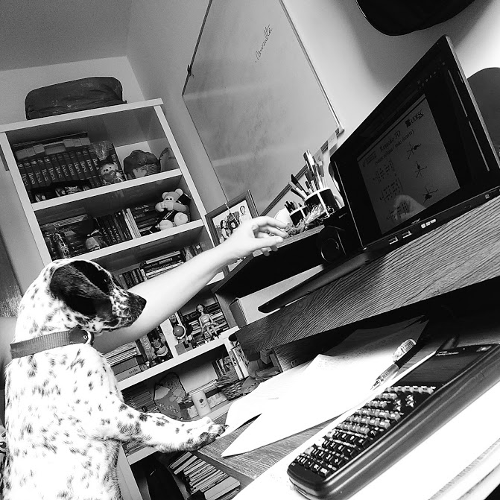
//> input picture images/pingo.png, 500 x 500 px
$ ./rotate_translation   (built with g++ and OpenCV 4)
//> lines starting //> are read from the running program, lines starting //| are printed output that depends on the picture
#include <iostream>
#include <vector>
#include <opencv2/opencv.hpp>

using namespace cv;
using namespace std;

Mat rotate(Mat image, double angle) {
    Mat dst;
    Point2f pt(image.cols/2., image.rows/2.);
    Mat r = getRotationMatrix2D(pt, angle, 1.0); //rotação
    warpAffine(image, dst, r, Size(image.cols, image.rows)); //rotacionando

    return dst;
}

Mat translation(Mat image, double dx, double dy) {
    Mat dst;

    Mat deslocamento = (Mat_<double>(2,3) << 1, 0, dx, 0, 1, dy);
    //translação
    warpAffine(image, dst, deslocamento, image.size());

    return dst;
}

int main(int argc, char** argv) {
    Mat image;
    image= imread("../images/pingo.png",CV_LOAD_IMAGE_GRAYSCALE);
//> image is the input picture: 500 rows x 500 cols, CV_8UC1; min 0, max 255, mean 124.9

    image = translation(image,100,300);
//> in translation, `warpAffine(image, dst, deslocamento, image.size());`:
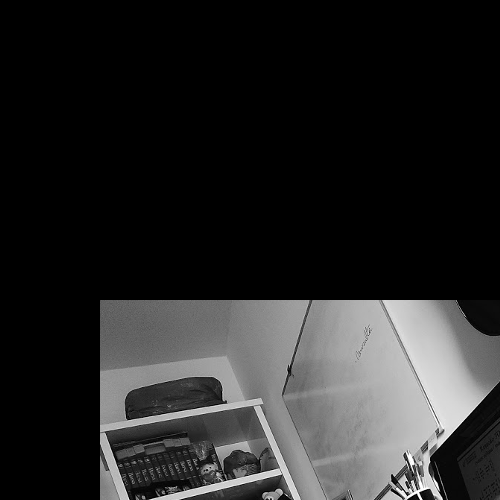
//> dst: 500 rows x 500 cols, CV_8UC1; min 0, max 255, mean 38.6
    image = rotate(image, 10);
//> in rotate, `warpAffine(image, dst, r, Size(image.cols, image.rows));`:
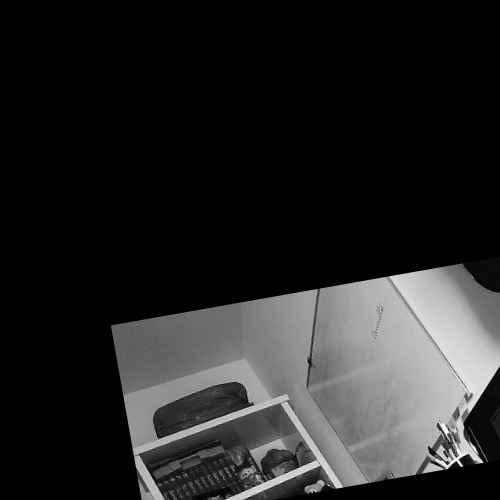
//> dst: 500 rows x 500 cols, CV_8UC1; min 0, max 255, mean 37.3

    imshow("janela1", image);
    waitKey();

    return 0;
}

$ run again, with images/homo1.png copied over images/pingo.png
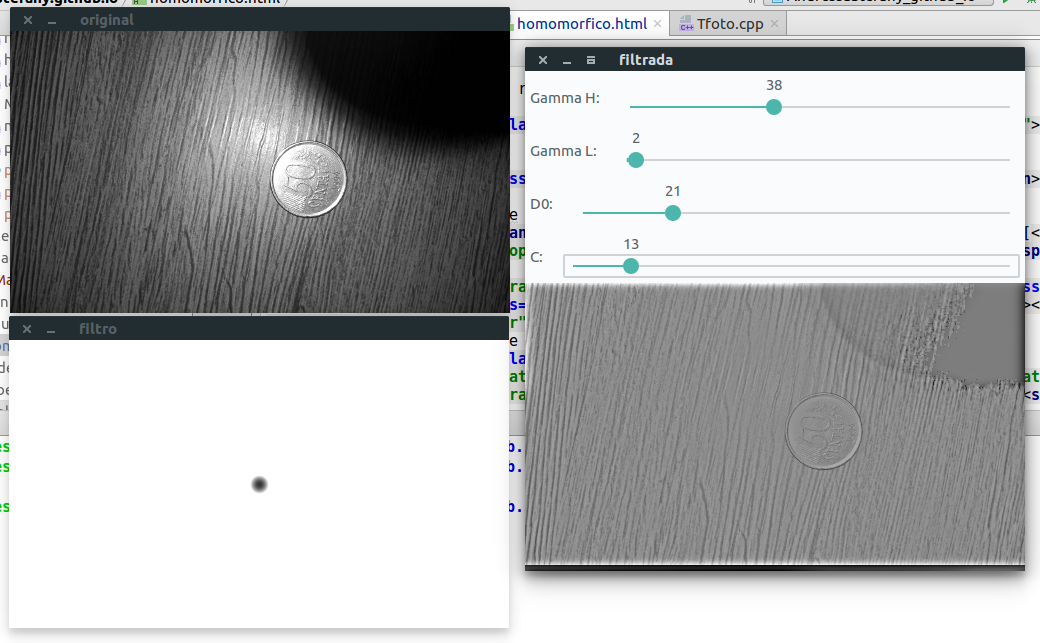
//> input picture images/homo1.png, 1040 x 643 px
//> in translation, `warpAffine(image, dst, deslocamento, image.size());`:
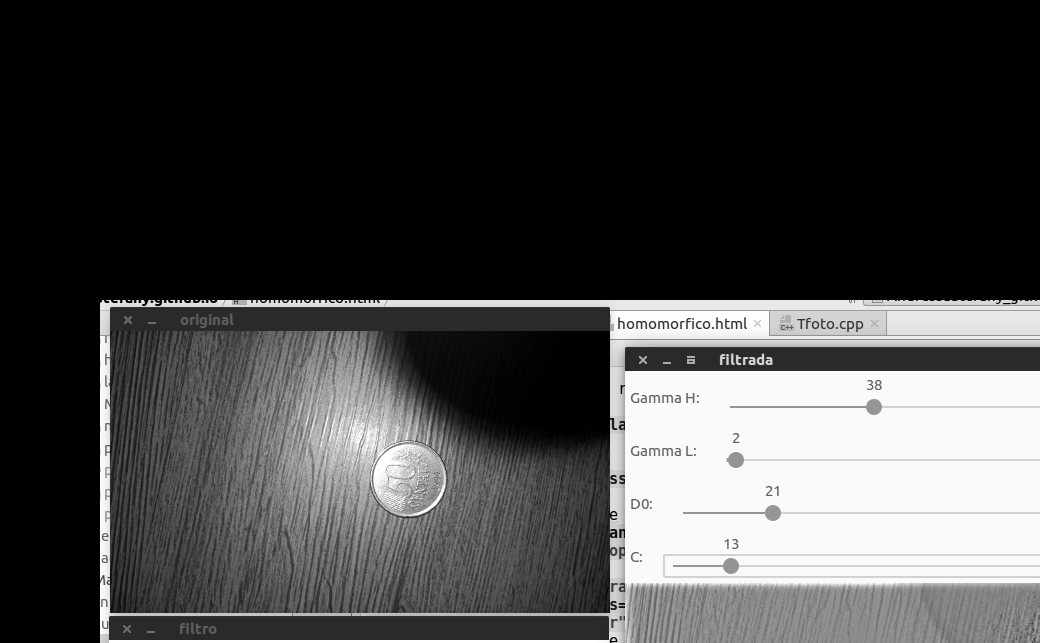
//> dst: 643 rows x 1040 cols, CV_8UC1; min 0, max 255, mean 67.8
//> in rotate, `warpAffine(image, dst, r, Size(image.cols, image.rows));`:
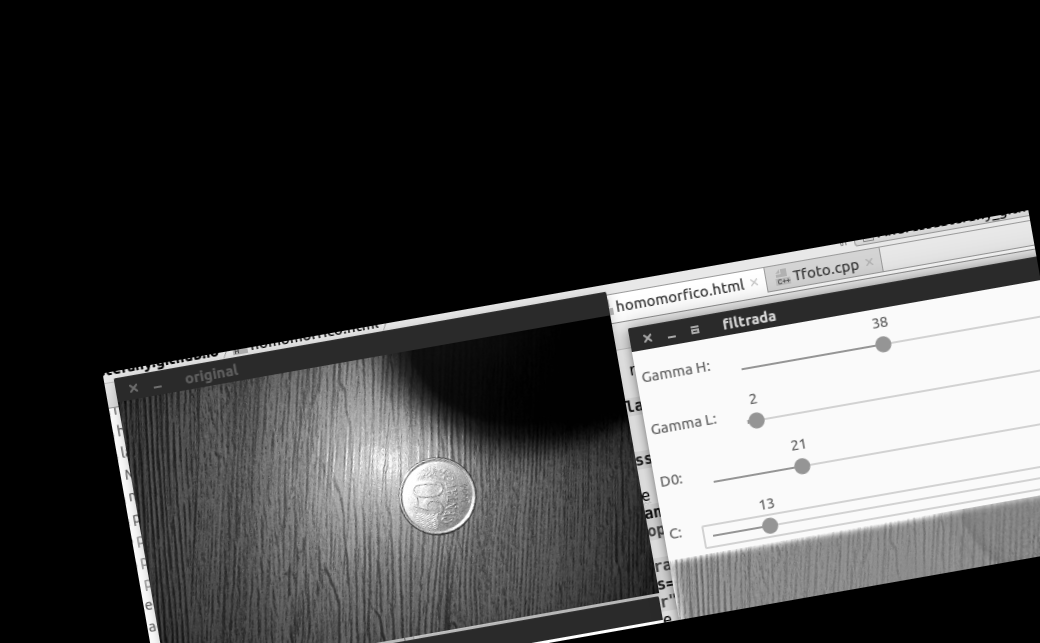
//> dst: 643 rows x 1040 cols, CV_8UC1; min 0, max 255, mean 64.2

$ run again, with images/homo2.png copied over images/pingo.png
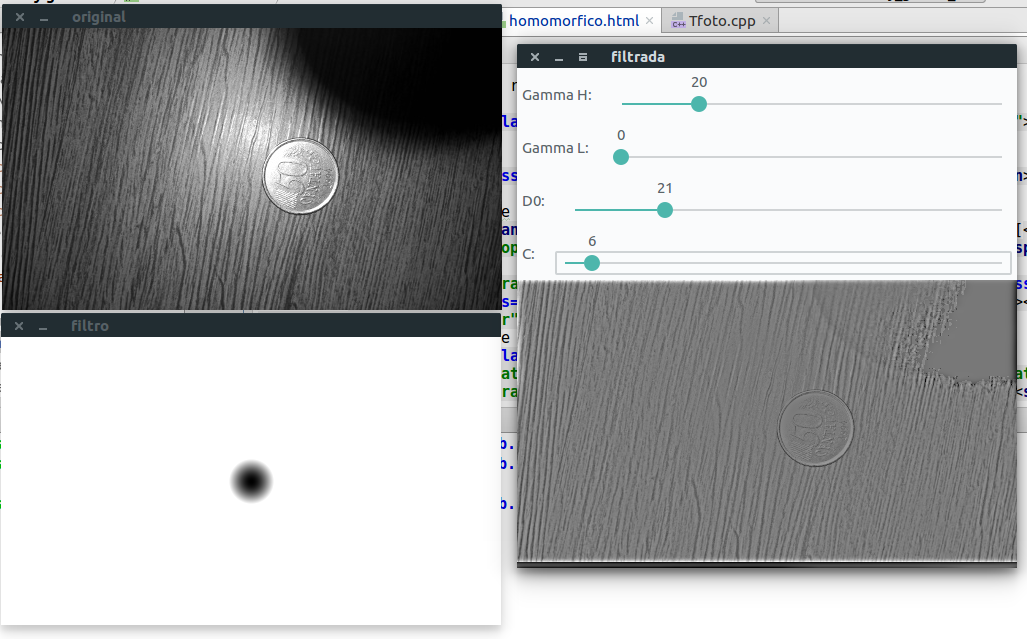
//> input picture images/homo2.png, 1027 x 639 px
//> in translation, `warpAffine(image, dst, deslocamento, image.size());`:
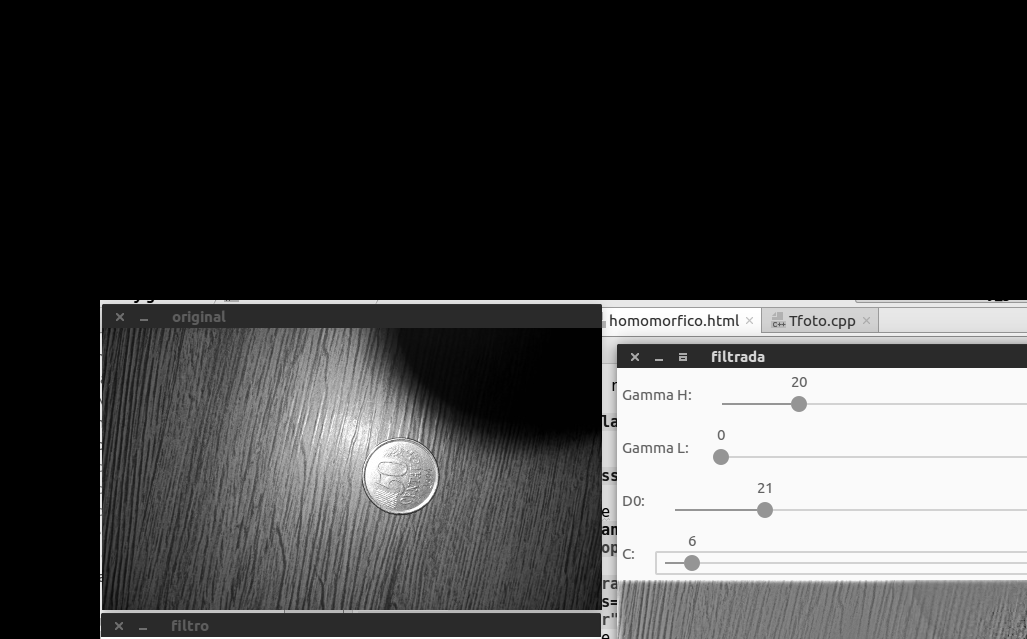
//> dst: 639 rows x 1027 cols, CV_8UC1; min 0, max 255, mean 66
//> in rotate, `warpAffine(image, dst, r, Size(image.cols, image.rows));`:
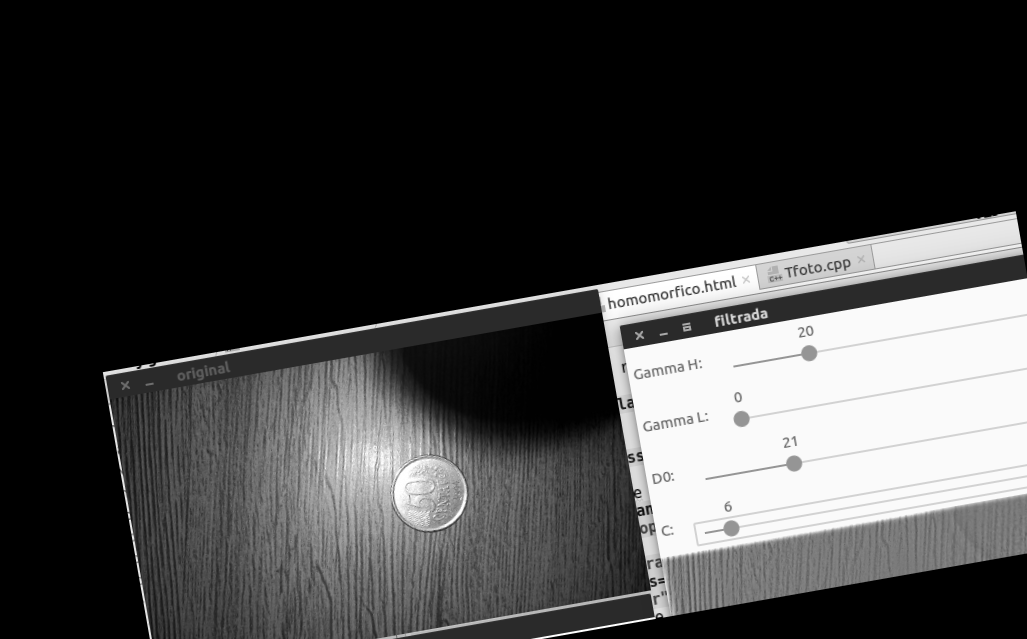
//> dst: 639 rows x 1027 cols, CV_8UC1; min 0, max 255, mean 62.6
